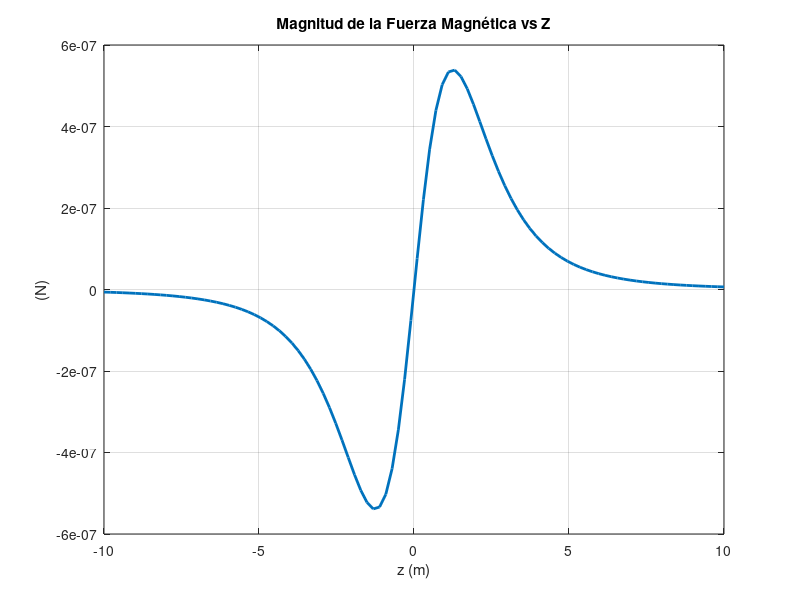

This chart was generated by the following MATLAB code:
% Grafica de la magnitud de la fuerza magnetica
% Este código calcula y grafica la magnitud de la fuerza magnética (F) ejercida por un dipolo magnético (mu) de una góndola circular de radio (R), en función de la posición vertical (z), cuando una corriente (I) circula por la góndola.
% Parámetros
mu = 6.25;          % Dipolo magnético de la góndola 
mu0 = 4*pi*10^(-7);  % Permeabilidad magnética del vacío 
I = 1;               % Corriente 
R = 2.5;             % Radio de la góndola 

% Valores de z
z = linspace(-10, 10, 100);  % Rango de valores para z

% Cálculo de la fuerza magnética F
f = (3/2) * I * mu * mu0 * R^2 .* z ./ (R^2 + z.^2).^(5/2);

% Gráfica
plot(z, f, 'LineWidth', 2);
xlabel('z (m)');
ylabel('(N)');
title('Magnitud de la Fuerza Magnética vs Z');
grid on;